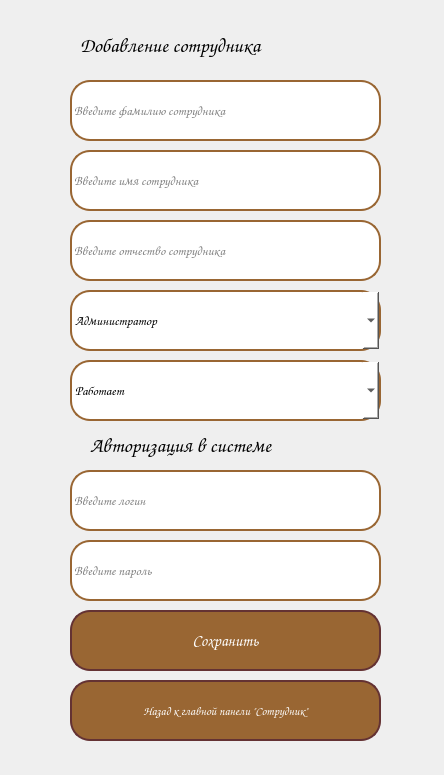
<?xml version="1.0" encoding="UTF-8"?>
<ui version="4.0">
 <class>add_employees</class>
 <widget class="QMainWindow" name="add_employees">
  <property name="geometry">
   <rect>
    <x>0</x>
    <y>0</y>
    <width>444</width>
    <height>775</height>
   </rect>
  </property>
  <property name="windowTitle">
   <string>Добавление сотрудника</string>
  </property>
  <property name="windowIcon">
   <iconset resource="../../../static/resource.qrc">
    <normaloff>:/img/img/Logotip.png</normaloff>:/img/img/Logotip.png</iconset>
  </property>
  <widget class="QWidget" name="centralwidget">
   <widget class="QWidget" name="widget_2" native="true">
    <property name="geometry">
     <rect>
      <x>50</x>
      <y>20</y>
      <width>351</width>
      <height>741</height>
     </rect>
    </property>
    <widget class="QLineEdit" name="first_name_line">
     <property name="geometry">
      <rect>
       <x>20</x>
       <y>60</y>
       <width>311</width>
       <height>61</height>
      </rect>
     </property>
     <property name="font">
      <font>
       <family>Comic Sans MS</family>
       <pointsize>10</pointsize>
      </font>
     </property>
     <property name="styleSheet">
      <string notr="true">border: 2px solid rgb(153, 102, 51);
background-color: rgb(255, 255, 255);
border-radius: 20px;</string>
     </property>
     <property name="text">
      <string/>
     </property>
     <property name="placeholderText">
      <string>Введите фамилию сотрудника</string>
     </property>
    </widget>
    <widget class="QLineEdit" name="last_name_line">
     <property name="geometry">
      <rect>
       <x>20</x>
       <y>130</y>
       <width>311</width>
       <height>61</height>
      </rect>
     </property>
     <property name="font">
      <font>
       <family>Comic Sans MS</family>
       <pointsize>10</pointsize>
      </font>
     </property>
     <property name="styleSheet">
      <string notr="true">border: 2px solid rgb(153, 102, 51);
background-color: rgb(255, 255, 255);
border-radius: 20px;</string>
     </property>
     <property name="placeholderText">
      <string>Введите имя сотрудника</string>
     </property>
    </widget>
    <widget class="QLineEdit" name="patronymic_line">
     <property name="geometry">
      <rect>
       <x>20</x>
       <y>200</y>
       <width>311</width>
       <height>61</height>
      </rect>
     </property>
     <property name="font">
      <font>
       <family>Comic Sans MS</family>
       <pointsize>10</pointsize>
      </font>
     </property>
     <property name="styleSheet">
      <string notr="true">border: 2px solid rgb(153, 102, 51);
background-color: rgb(255, 255, 255);
border-radius: 20px;</string>
     </property>
     <property name="placeholderText">
      <string>Введите отчество сотрудника</string>
     </property>
    </widget>
    <widget class="QComboBox" name="role_combobox">
     <property name="geometry">
      <rect>
       <x>20</x>
       <y>270</y>
       <width>311</width>
       <height>61</height>
      </rect>
     </property>
     <property name="font">
      <font>
       <family>Comic Sans MS</family>
       <pointsize>10</pointsize>
      </font>
     </property>
     <property name="styleSheet">
      <string notr="true">border: 2px solid rgb(153, 102, 51);
background-color: rgb(255, 255, 255);
border-radius: 20px;</string>
     </property>
     <item>
      <property name="text">
       <string>Администратор</string>
      </property>
     </item>
     <item>
      <property name="text">
       <string>Официант</string>
      </property>
     </item>
     <item>
      <property name="text">
       <string>Повар</string>
      </property>
     </item>
    </widget>
    <widget class="QComboBox" name="status_combobox">
     <property name="geometry">
      <rect>
       <x>20</x>
       <y>340</y>
       <width>311</width>
       <height>61</height>
      </rect>
     </property>
     <property name="font">
      <font>
       <family>Comic Sans MS</family>
       <pointsize>10</pointsize>
      </font>
     </property>
     <property name="styleSheet">
      <string notr="true">border: 2px solid rgb(153, 102, 51);
background-color: rgb(255, 255, 255);
border-radius: 20px;</string>
     </property>
     <item>
      <property name="text">
       <string>Работает</string>
      </property>
     </item>
     <item>
      <property name="text">
       <string>Уволен</string>
      </property>
     </item>
     <item>
      <property name="text">
       <string>Временно</string>
      </property>
     </item>
    </widget>
    <widget class="QLineEdit" name="first_name_log">
     <property name="geometry">
      <rect>
       <x>20</x>
       <y>450</y>
       <width>311</width>
       <height>61</height>
      </rect>
     </property>
     <property name="font">
      <font>
       <family>Comic Sans MS</family>
       <pointsize>10</pointsize>
      </font>
     </property>
     <property name="styleSheet">
      <string notr="true">border: 2px solid rgb(153, 102, 51);
background-color: rgb(255, 255, 255);
border-radius: 20px;</string>
     </property>
     <property name="text">
      <string/>
     </property>
     <property name="placeholderText">
      <string>Введите логин</string>
     </property>
    </widget>
    <widget class="QLineEdit" name="password_line">
     <property name="geometry">
      <rect>
       <x>20</x>
       <y>520</y>
       <width>311</width>
       <height>61</height>
      </rect>
     </property>
     <property name="font">
      <font>
       <family>Comic Sans MS</family>
       <pointsize>10</pointsize>
      </font>
     </property>
     <property name="styleSheet">
      <string notr="true">border: 2px solid rgb(153, 102, 51);
background-color: rgb(255, 255, 255);
border-radius: 20px;</string>
     </property>
     <property name="placeholderText">
      <string>Введите пароль</string>
     </property>
    </widget>
    <widget class="QPushButton" name="btn_save_empl">
     <property name="geometry">
      <rect>
       <x>20</x>
       <y>590</y>
       <width>311</width>
       <height>61</height>
      </rect>
     </property>
     <property name="font">
      <font>
       <family>Comic Sans MS</family>
       <pointsize>12</pointsize>
       <weight>75</weight>
       <bold>true</bold>
      </font>
     </property>
     <property name="styleSheet">
      <string notr="true">QPushButton {
    background-color: rgba(153, 102, 51);
    border: 2px solid rgba(100, 50, 51);
    border-radius: 20px;
    color: white;
    font-weight: bold;
    font-size: 12pt;
}
QPushButton:hover {
    background-color: rgba(73, 140, 81);
}
QPushButton:pressed {
    background-color: rgba(73, 140, 81);
}
</string>
     </property>
     <property name="text">
      <string>Сохранить</string>
     </property>
     <property name="checkable">
      <bool>true</bool>
     </property>
     <property name="checked">
      <bool>true</bool>
     </property>
     <property name="autoDefault">
      <bool>false</bool>
     </property>
    </widget>
    <widget class="QPushButton" name="btn_back_empl">
     <property name="geometry">
      <rect>
       <x>20</x>
       <y>660</y>
       <width>311</width>
       <height>61</height>
      </rect>
     </property>
     <property name="font">
      <font>
       <family>Comic Sans MS</family>
       <pointsize>9</pointsize>
       <weight>75</weight>
       <bold>true</bold>
      </font>
     </property>
     <property name="styleSheet">
      <string notr="true">QPushButton {
    background-color: rgba(153, 102, 51);
    border: 2px solid rgba(100, 50, 51);
    border-radius: 20px;
    color: white;
    font-weight: bold;
    font-size: 9pt;
}
QPushButton:hover {
    background-color: rgba(73, 140, 81);
}
QPushButton:pressed {
    background-color: rgba(73, 140, 81);
}
</string>
     </property>
     <property name="text">
      <string>Назад к главной панели &quot;Сотрудник&quot;</string>
     </property>
     <property name="autoDefault">
      <bool>false</bool>
     </property>
    </widget>
    <widget class="QLabel" name="label">
     <property name="geometry">
      <rect>
       <x>30</x>
       <y>10</y>
       <width>291</width>
       <height>31</height>
      </rect>
     </property>
     <property name="font">
      <font>
       <family>Comic Sans MS</family>
       <pointsize>15</pointsize>
      </font>
     </property>
     <property name="text">
      <string>Добавление сотрудника</string>
     </property>
    </widget>
    <widget class="QLabel" name="label_2">
     <property name="geometry">
      <rect>
       <x>40</x>
       <y>410</y>
       <width>281</width>
       <height>31</height>
      </rect>
     </property>
     <property name="font">
      <font>
       <family>Comic Sans MS</family>
       <pointsize>15</pointsize>
      </font>
     </property>
     <property name="text">
      <string>Авторизация в системе</string>
     </property>
    </widget>
   </widget>
  </widget>
 </widget>
 <resources>
  <include location="../../../static/resource.qrc"/>
 </resources>
 <connections/>
</ui>
